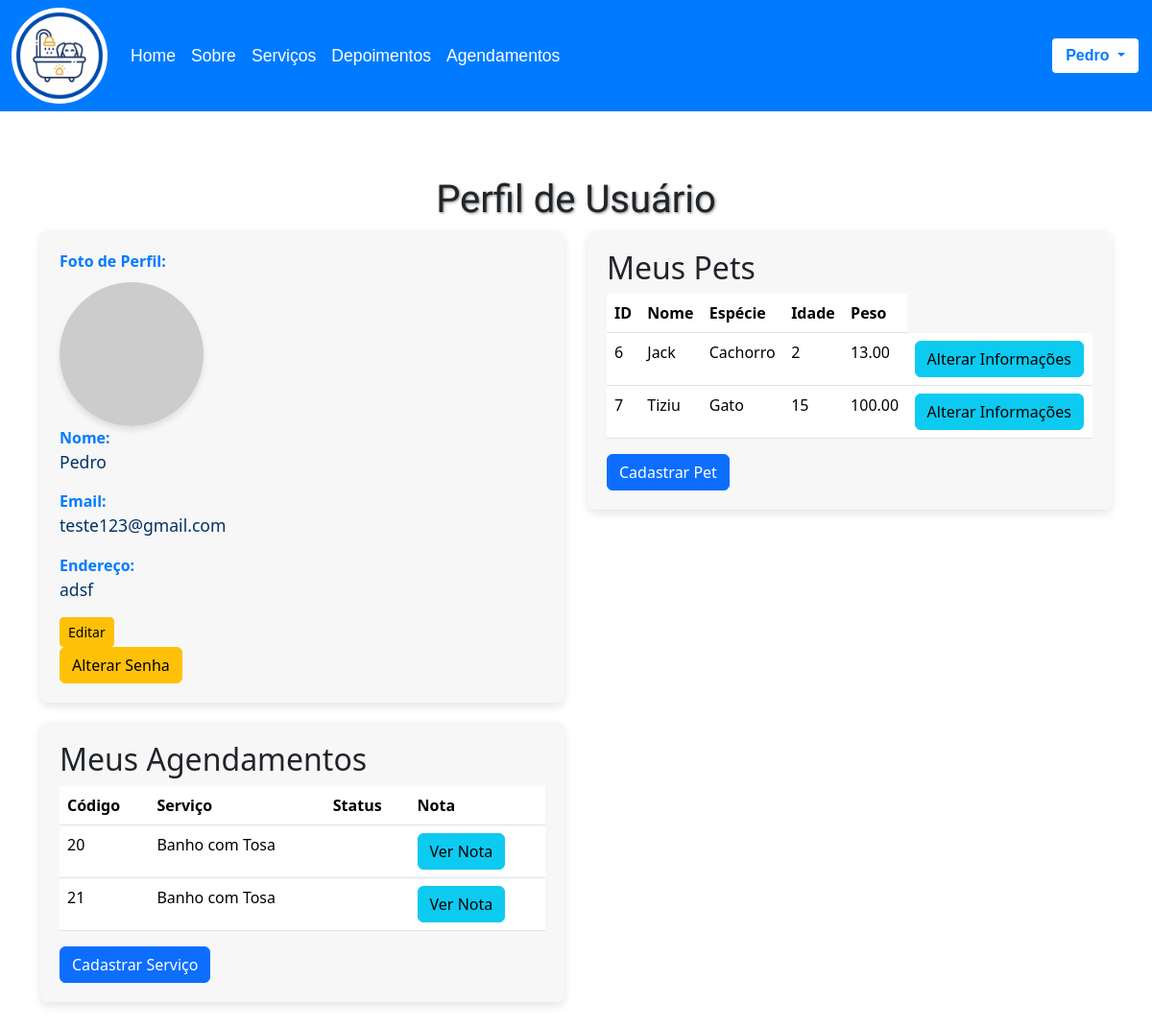
/AnimalSave2.3/pages/perfil_cliente.php (signed in), run on the app's committed database.
### tables this page shows
CREATE TABLE `clientes` (
  `id_cliente` int(11) NOT NULL,
  `nome` varchar(255) NOT NULL,
  `cpf` varchar(14) DEFAULT NULL,
  `foto` varchar(255) NOT NULL,
  `telefone` varchar(15) DEFAULT NULL,
  `endereco` varchar(255) DEFAULT NULL,
  `email` varchar(255) DEFAULT NULL,
  `senha` varchar(255) NOT NULL,
  `created` timestamp NOT NULL DEFAULT current_timestamp(),
  `modified` timestamp NOT NULL DEFAULT current_timestamp() ON UPDATE current_timestamp()
);

CREATE TABLE `animais` (
  `id_animal` int(11) NOT NULL,
  `id_cliente` int(11) DEFAULT NULL,
  `nome` varchar(255) NOT NULL,
  `foto` varchar(255) NOT NULL,
  `tipo` varchar(50) DEFAULT NULL,
  `raca` varchar(100) DEFAULT NULL,
  `idade` int(11) DEFAULT NULL,
  `peso` decimal(5,2) DEFAULT NULL,
  `observacoes` text DEFAULT NULL,
  `created` timestamp NOT NULL DEFAULT current_timestamp(),
  `modified` timestamp NOT NULL DEFAULT current_timestamp() ON UPDATE current_timestamp()
);

CREATE TABLE `agendamentos` (
  `id_agendamento` int(11) NOT NULL,
  `id_animal` int(11) DEFAULT NULL,
  `data_hora` datetime NOT NULL,
  `id_servico` int(11) DEFAULT NULL,
  `status` enum('confirmado','cancelado','concluído') DEFAULT 'confirmado',
  `valor` decimal(10,2) NOT NULL,
  `observacoes` text DEFAULT NULL,
  `created` timestamp NOT NULL DEFAULT current_timestamp(),
  `modified` timestamp NOT NULL DEFAULT current_timestamp() ON UPDATE current_timestamp(),
  `id_cliente` int(11) DEFAULT NULL
);

CREATE TABLE `servicos` (
  `id_servico` int(11) NOT NULL,
  `nome` varchar(255) NOT NULL,
  `descricao` text DEFAULT NULL,
  `preco` decimal(10,2) DEFAULT NULL,
  `created` timestamp NOT NULL DEFAULT current_timestamp(),
  `modified` timestamp NOT NULL DEFAULT current_timestamp() ON UPDATE current_timestamp()
);

### AnimalSave2.3/pages/perfil_cliente.php (the view, shortened to what this page needs)
<?php
include('../config//config.php');
$id_cliente = $_SESSION['id_cliente'];
$stmt = $pdo->prepare("SELECT * FROM Clientes WHERE id_cliente = ?");
$stmt->execute([$id_cliente]);
$cliente = $stmt->fetch(PDO::FETCH_ASSOC);
$stmt_animais = $pdo->prepare("SELECT * FROM Animais WHERE id_cliente = ?");
$stmt_animais->execute([$id_cliente]);
$animais = $stmt_animais->fetchAll(PDO::FETCH_ASSOC);
$stmt_agendamentos = $pdo->prepare("SELECT * FROM Agendamentos WHERE id_animal IN (SELECT id_animal FROM Animais WHERE id_cliente = ?)");
$stmt_agendamentos->execute([$id_cliente]);
$agendamentos = $stmt_agendamentos->fetchAll(PDO::FETCH_ASSOC);
?>
<!DOCTYPE html>
<html lang="pt-br">
<head>
    <link rel="stylesheet" href="../assets/css/paginas/perfil.css?=v1">
    <link href="https://cdn.jsdelivr.net/npm/bootstrap@5.3.6/dist/css/bootstrap.min.css" rel="stylesheet">
</head>
<body>
<nav class="navbar navbar-expand-lg" id="navbar-top">
  <div class="container-fluid">
    <a href=""><img src="../assets/img/ícones/logo.png" alt="logo" style="border-radius: 50%; width: 100px;"></a>
    <div class="collapse navbar-collapse" id="navbarSupportedContent">
      <ul class="navbar-nav me-auto mb-2 mb-lg-0">
        <li class="nav-item">
          <a class="nav-link active" aria-current="page" href="../index.php">Home</a>
        </li>
        <li class="nav-item">
          <a class="nav-link" href="#sobre">Sobre</a>
        </li>
        <li class="nav-item">
          <a class="nav-link" href="#servicos">Serviços</a>
        </li>
        <li class="nav-item">
          <a class="nav-link" href="#depoimentos">Depoimentos</a>
        </li>
        <?php if (isset($_SESSION['id_cliente'])): ?>
          <li class="nav-item">
            <a class="nav-link" href="pages/agendamentos.php">Agendamentos</a>
          </li>
        <?php endif; ?>
      </ul>
     <div class="login-box">
        <?php if (isset($_SESSION['id_cliente'])): ?>
          <div class="dropdown">
            <button class="btn btn-link dropdown-toggle" type="button" id="dropdownMenuButton" data-bs-toggle="dropdown" aria-expanded="false" style="background-color: white;">
              <?php echo $_SESSION['nome']; ?>
            </button>
          </div>
        <?php else: ?>
          <a href="pages/login.php"><button type="submit">Entrar</button></a>
          <a href="pages/registrar.php"><button type="submit">Registrar</button></a>
        <?php endif; ?>
  </div>
</nav>
<main>
    <div class="container py-5">
        <h1>Perfil de Usuário</h1>
        <div class="row">
            <div class="col-md-6">
                <section>
                    <div>
                        <label for="foto">Foto de Perfil:</label><br>
                        <img id="foto" src="https://via.placeholder.com/150" alt="Foto de Perfil" width="150">
                    </div>
                    <div>
                        <label for="nome">Nome:</label>
                        <p id="nome"><?php echo htmlspecialchars($cliente['nome']); ?></p>
                    </div>
                    <div>
                        <label for="email">Email:</label>
                        <p id="email"><?php echo htmlspecialchars($cliente['email']); ?></p>
                    </div>
                    <div>
    <label for="endereco">Endereço:</label>
    <p id="enderecoTexto"><?php echo htmlspecialchars($cliente['endereco']); ?></p>
</div>
<div class="mt-2">
    <button id="editarEnderecoBtn" class="btn btn-warning btn-sm">Editar</button>
</div>
<button type="button" class="btn btn-warning" data-bs-toggle="modal" data-bs-target="#alterarSenhaModal">
    Alterar Senha
</button>
                </section>
            </div>
            <div class="col-md-6">
                <section>
                    <h2>Meus Pets</h2>
                    <table class="table">
                        <thead>
                            <tr>
                                <th>ID</th>
                                <th>Nome</th>
                                <th>Espécie</th>
                                <th>Idade</th>
                                <th>Peso</th>
                            </tr>
                        </thead>
                        <tbody>
                            <?php foreach ($animais as $animal): ?>
                            <tr>
                                <td><?php echo $animal['id_animal']; ?></td>
                                <td><?php echo htmlspecialchars($animal['nome']); ?></td>
                                <td><?php echo htmlspecialchars($animal['tipo']); ?></td>
                                <td><?php echo htmlspecialchars($animal['idade']); ?></td>
                                <td><?php echo htmlspecialchars($animal['peso']); ?></td>
                                <td><button class="btn btn-info">Alterar Informações</button></td>
                            </tr>
                            <?php endforeach; ?>
                        </tbody>
                    </table>
                    <button class="btn btn-primary" data-bs-toggle="modal" data-bs-target="#cadastrarPetModal">Cadastrar Pet</button>
                </section>
            </div>
        </div>
<div class="row">
    <div class="col-md-6">
        <section>
            <h2>Meus Agendamentos</h2>
            <table class="table">
                <thead>
                    <tr>
                        <th>Código</th>
                        <th>Serviço</th>
                        <th>Status</th>
                        <th>Nota</th>
                    </tr>
                </thead>
                <tbody>
                    <?php foreach ($agendamentos as $agendamento): ?>
                    <tr>
                        <td><?php echo $agendamento['id_agendamento']; ?></td>
                        <td>
                            <?php
                                $stmt_servico = $pdo->prepare("SELECT nome FROM Servicos WHERE id_servico = ?");
                                $stmt_servico->execute([$agendamento['id_servico']]);
                                $servico = $stmt_servico->fetch(PDO::FETCH_ASSOC);
                                echo htmlspecialchars($servico['nome']);
                            ?>
                        </td>
                        <td><?php echo htmlspecialchars($agendamento['status']); ?></td>
                        <td>
                            <a href="nota.php?id_agendamento=<?= $agendamento['id_agendamento'] ?>" class="btn btn-info">
                                Ver Nota
                            </a>
                        </td>
                    </tr>
                    <?php endforeach; ?>
                </tbody>
            </table>
            <button class="btn btn-primary" data-bs-toggle="modal" data-bs-target="#cadastrarServicoModal">Cadastrar Serviço</button>
        </section>
    </div>
</div>
        </div>
</main>
</body>
</html>

### AnimalSave2.3/assets/css/paginas/perfil.css (style rules this page uses)
* { margin: 0; padding: 0; box-sizing: border-box; }
body { font-family: Arial, Helvetica, sans-serif; background-color: #ffffff; color: #003366; }
.navbar { background-color: #007bff; position: sticky; top: 0; z-index: 1000; transition: top 0.3s; }
#navbar-top { transition: top 0.3s ease-in-out; }
.navbar-brand, .nav-link { color: #fff !important; font-size: 1.1rem; position: relative; }
#navbar-top { transition: top 0.3s; }
.nav-link::after { content: ''; position: absolute; width: 0%; height: 2px; bottom: 0; left: 0; background-color: #fff; transition: width 0.3s ease-in-out; }
.login-box button { background-color: #ffffff; color: #007bff; border: 2px solid #007bff; padding: 6px 14px; border-radius: 6px; font-weight: bold; margin-left: 10px; transition: background-color 0.3s, color 0.3s; }
#dropdownMenuButton { text-decoration: none; }
.navbar, .navbar-perfil { font-size: 1.1rem; text-shadow: none; font-family: Arial, Helvetica, sans-serif; }
main { padding: 20px; }
h1 { font-family: 'Delius'; font-size: 2rem; font-weight: bold; color: #007bff; text-align: center; margin-bottom: 30px; text-shadow: 1px 1px 3px rgba(0, 0, 0, 0.5); }
section { background-color: #f7f7f7; border-radius: 8px; box-shadow: 0 4px 10px rgba(0, 0, 0, 0.1); padding: 20px; margin-bottom: 20px; }
section label { font-weight: bold; color: #007bff; }
section p { font-size: 1.1rem; color: #003366; }
#foto { border-radius: 50%; margin-top: 10px; box-shadow: 0 4px 6px rgba(0, 0, 0, 0.1); }
button { background-color: #007bff; color: #ffffff; padding: 8px 16px; border: none; border-radius: 6px; font-weight: bold; cursor: pointer; transition: background-color 0.3s, color 0.3s; margin-top: 10px; }

### data on the page
clientes: nome "Pedro", email "teste123@gmail.com", endereco "adsf"
animais: id_animal "6", nome "Jack", tipo "Cachorro", idade "2", peso "13.00"
animais: id_animal "7", nome "Tiziu", tipo "Gato", idade "15", peso "100.00"
agendamentos: id_agendamento "20", id_servico.nome "Banho com Tosa"
agendamentos: id_agendamento "21", id_servico.nome "Banho com Tosa"

### other printed values
$_SESSION['nome'] "Pedro"
